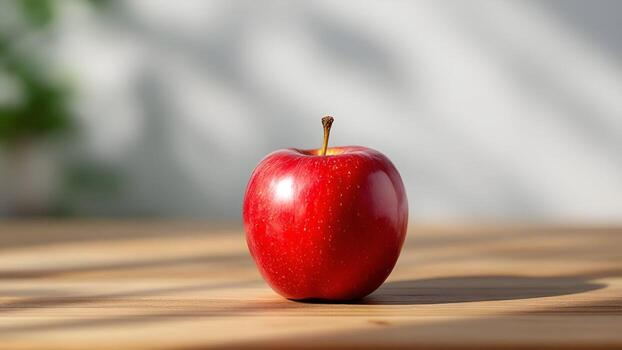
#> input picture Q_30_Tasks/Task_14/Red_Apple.jpg, 622 x 350 px, found by its file name
$ python Task_14.py
#> lines starting #> are read from the running program, lines starting #| are printed output that depends on the picture
import cv2
import numpy  as np
import matplotlib.pyplot as plt

def Show_All_Spaces(path) :

    img = cv2.imread(path)
#> img is the input picture: shape (350, 622, 3); mean B, G, R 137.9, 151.7, 175.4

    if img is None :
        raise FileNotFoundError("Please Check The Image Path {path}")

    H , W = img.shape[:2]
#> H = 350; W = 622

    cy, cx = H//2 , W//2
#> cy = 175; cx = 311

    img_gray = cv2.cvtColor(img, cv2.COLOR_BGR2GRAY)
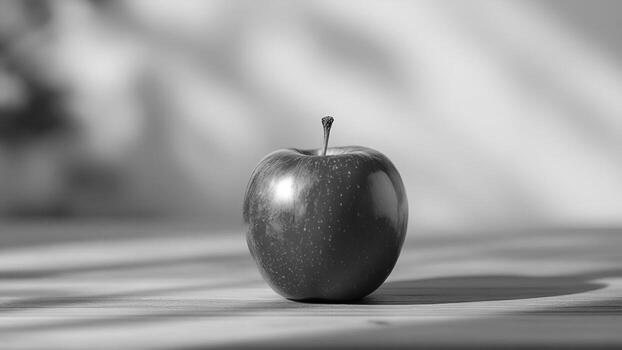
#> img_gray: shape (350, 622); min 1, max 255, mean 157.2
    img_hsv  = cv2.cvtColor(img, cv2.COLOR_BGR2HSV)
#> img_hsv: shape (350, 622, 3); mean H, S, V 32.2, 61.1, 176.8
    img_lab  = cv2.cvtColor(img, cv2.COLOR_BGR2LAB)
#> img_lab: shape (350, 622, 3); mean of channels 0, 1, 2 165.8, 134.9, 140.3
    img_ycrcb = cv2.cvtColor(img, cv2.COLOR_BGR2YCrCb)
#> img_ycrcb: shape (350, 622, 3); mean of channels 0, 1, 2 157.2, 141, 117.1

    print(f"BGR : {img[cx,cy]}"   )
#| BGR : [109 144 187]
    print(f"Gray : {img_gray[cx,cy]}")
#| Gray : 153
    print(f"HSV : {img_hsv[cx,cy]}")
#| HSV : [ 13 106 187]
    print(f"LAB : {img_lab[cx,cy]}")
#| LAB : [161 140 153]
    print(f"YCrCb : {img_ycrcb[cx,cy]}")
#| YCrCb : [153 152 103]

    fig, axes = plt.subplots(1, 5, figsize=(20, 4))

    axes[0].imshow(cv2.cvtColor(img, cv2.COLOR_BGR2RGB))
    axes[0].set_title('BGR (Original)')


    axes[1].imshow(img_gray, cmap='gray')
    axes[1].set_title('Gray ')

    axes[2].imshow(img_hsv)
    axes[2].set_title('HSV')

    axes[3].imshow(img_lab)
    axes[3].set_title('LAB')

    axes[4].imshow(img_ycrcb)
    axes[4].set_title('YCrCb')

    for ax in axes:
        ax.axis('off')

    plt.tight_layout()
    plt.savefig("Result.png")
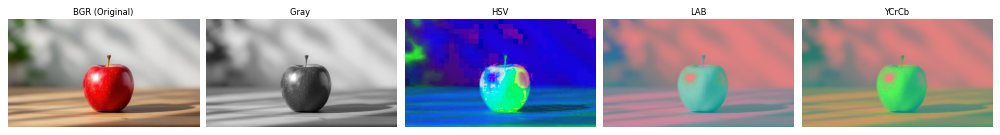
#> figure drawn by matplotlib, 5 panels
    plt.show()


Show_All_Spaces(r"X:\Computer Vision\Q_30_Tasks\Red_Apple.jpg")
